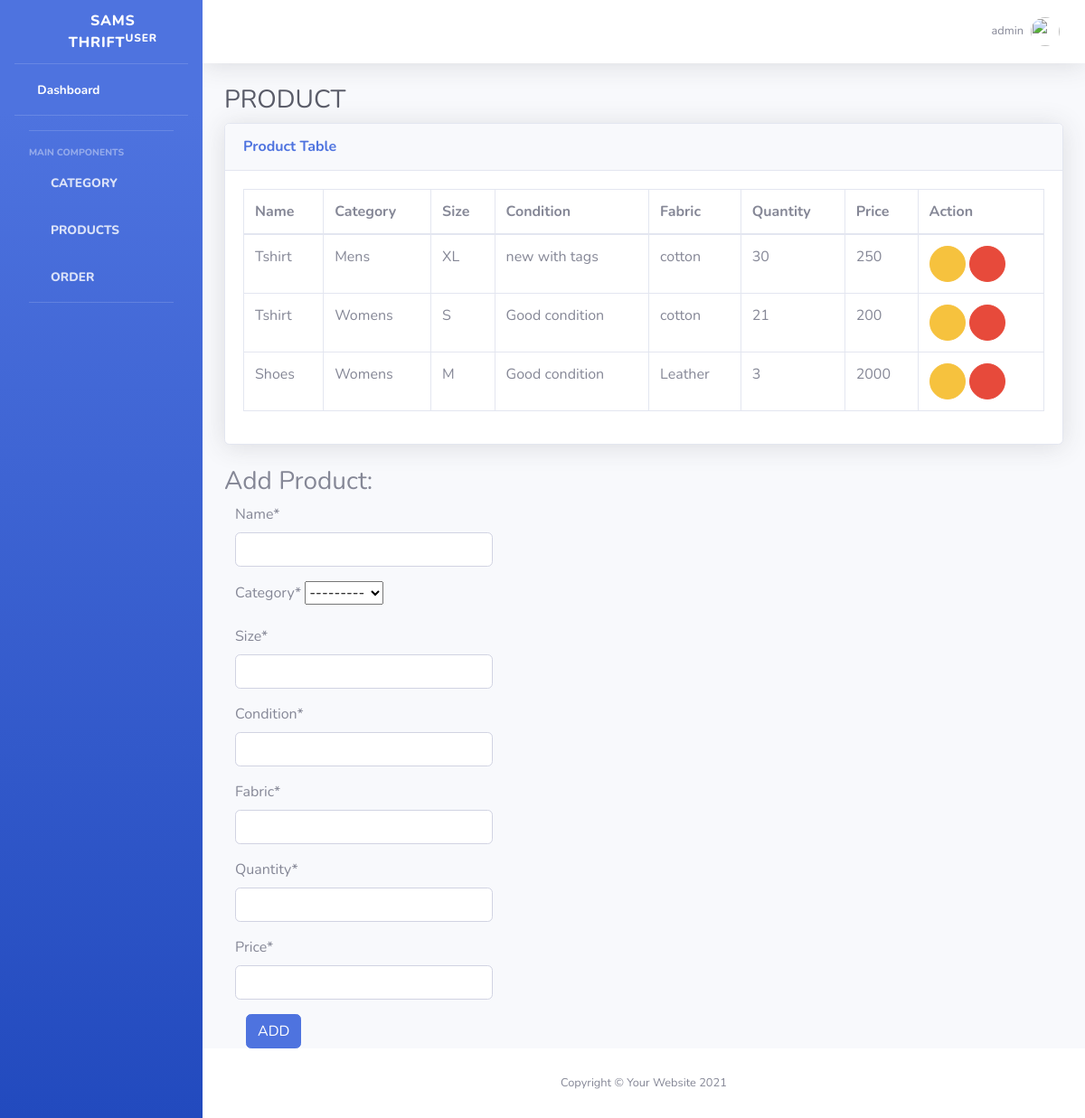
Before: /product/ (signed in) with the older database file.
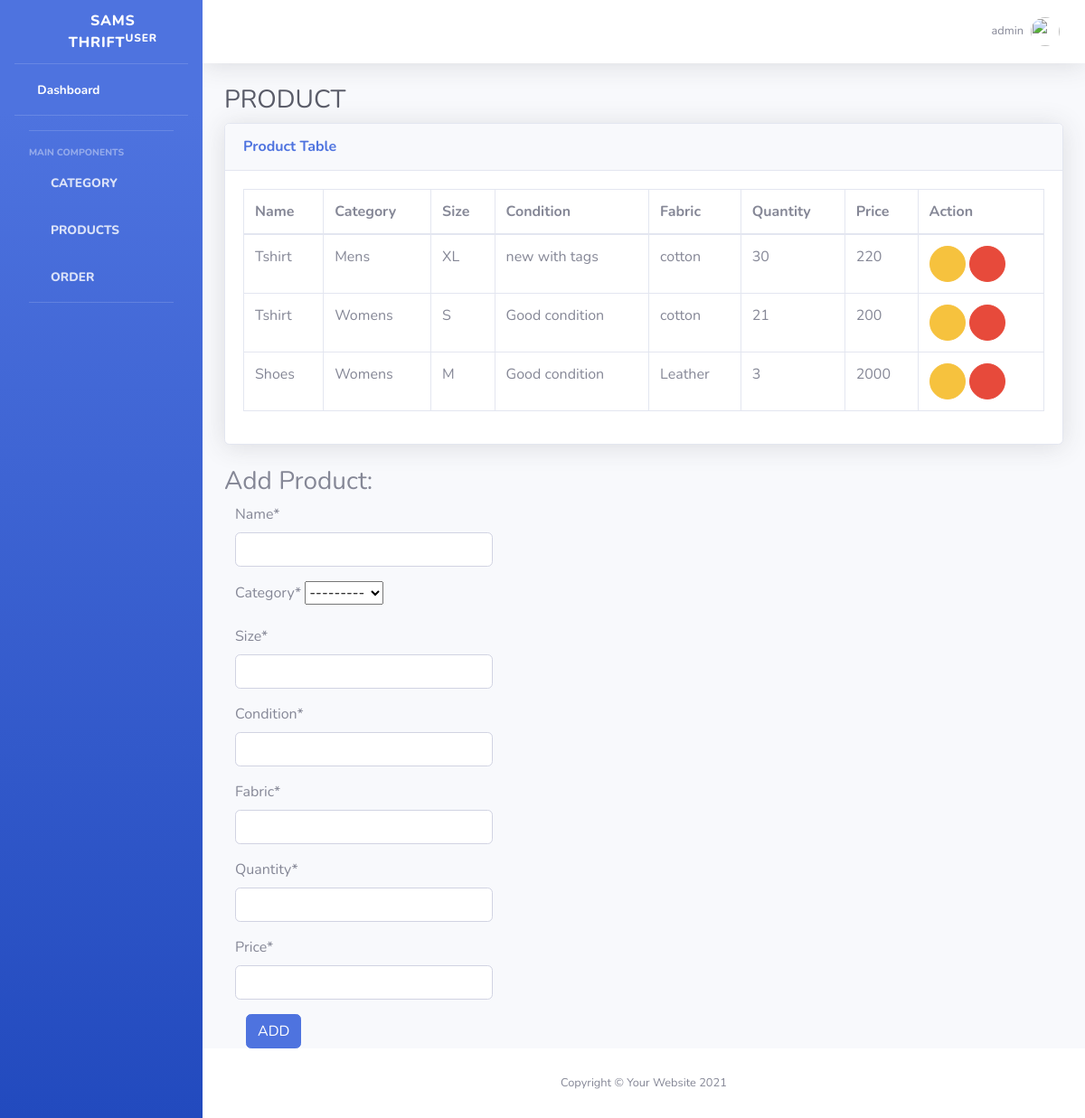
After: the same page with the newer database file.
### dashboard/models.py (models this page shows, shortened)
class Product(models.Model):
    name = models.CharField(max_length=100)
    category = models.ForeignKey(Category,on_delete=models.CASCADE)
    size = models.CharField(max_length=10)
    condition = models.CharField(max_length=50)
    fabric= models.CharField(max_length=50)
    quantity = models.PositiveIntegerField()
    price = models.PositiveIntegerField()

class Category(models.Model):
    name = models.CharField(max_length=100)
    def __str__(self):
       return self.name

### dashboard/views.py (the view)
# urls.py: path('product/',views.product,name='dashboard-product'),
@login_required(login_url='user-login')
def product(request):
    items = Product.objects.all()
    if request.method == 'POST':
        form = ProductForm(request.POST)
        if form.is_valid():
            form.save()
        product_name = form.cleaned_data.get('name')
        messages.success(request, f'{product_name} added successfully ')
        return redirect('dashboard-product')
    else:
        form = ProductForm()
    context = {
        'items' : items,
        'form' : form,
    }
    return render(request,'dashboard/product.html',context)

### dashboard/forms.py
class ProductForm(forms.ModelForm):
    class Meta:
        model = Product
        fields =['name','category','size','condition','fabric','quantity','price']

### templates/dashboard/product.html (shortened to what this page needs)
{% include 'partials/header.html' %}
                <div class="container-fluid">
                    <h1 class="h3 mb-2 text-gray-800">PRODUCT</h1>
                    <div class="card shadow mb-4">
                        <div class="card-header py-3">
                            <h6 class="m-0 font-weight-bold text-primary">Product Table</h6>
                        </div>
                        <div class="card-body">
                            <div class="table-responsive">
                                <table class="table table-bordered" id="dataTable" width="100%" cellspacing="0">
                                    <thead>
                                        <tr>
                                            <th>Name</th>
                                            <th>Category</th>
                                            <th>Size</th>
                                            <th>Condition</th>
                                            <th>Fabric</th>
                                            <th>Quantity</th>
                                            <th>Price</th>
                                            <th>Action</th>
                                        </tr>
                                    </thead>
                                    <tbody>
                                        {% for prod in items %}
                                        <tr>
                                            <td>{{ prod.name }}</td>
                                            <td>{{ prod.category }}</td>
                                            <td>{{ prod.size }}</td>
                                            <td>{{ prod.condition }}</td>
                                            <td>{{ prod.fabric }}</td>
                                            <td>{{ prod.quantity }}</td>
                                            <td>{{ prod.price }}</td>
                                            <td>
                                                <a href="{% url 'dashboard-product-update' prod.id %}" class="btn btn-warning btn-circle">
                                                    <i class="fas fa-exclamation-triangle"></i>
                                                </a>
                                                <a href="{% url 'dashboard-product-delete' prod.id %}" class="btn btn-danger btn-circle">
                                                    <i class="fas fa-trash">
                                            </td>
                                        </tr>
                                        {% endfor %}
                                    </tbody>
                                </table>
                            </div>
                        </div>
                    </div>
                    {% load crispy_forms_tags %}
        <h3>Add Product:</h3>
<form method="POST" class="col-lg-4">
    {{ form|crispy }}
    <div class="col-sm-10">
    <button type="submit" value="submit" class="btn btn-primary">ADD</button>
    </div>
</form>
                </div>
            </div>
            {% include 'partials/footer.html' %}

Changed rows visible on the page:
changed Product "XL": price "250" → "220"
